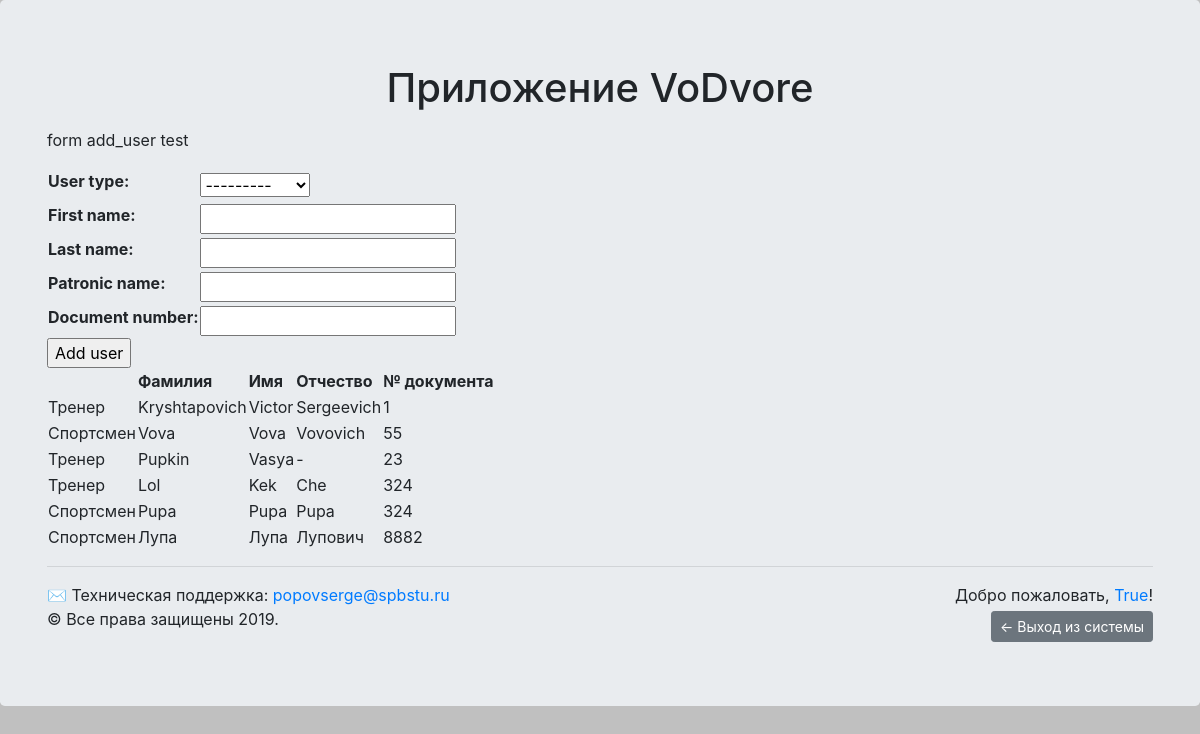
/tablelist/user (signed in), run on the app's committed database.
### mainApp/models.py (models this page shows)
class user_type(models.Model):
    USER_TYPES = (
        ('Tr', 'Тренер'),
        ('Sp', 'Спортсмен')
    )
    user_type = models.CharField(max_length=2, choices=USER_TYPES)
    def __str__(self):
        return self.get_user_type_display()

class user(models.Model):
    user_type = models.ForeignKey(user_type, null=True, on_delete=models.SET_NULL)
    login = models.CharField(max_length=255, unique=True)
    password = models.CharField(max_length=255)
    first_name = models.CharField(max_length=20)
    last_name = models.CharField(max_length=140)
    patronic_name = models.CharField(max_length=30, blank=True)
    document_number = models.IntegerField()

### tablelist/views.py (the view)
# urls.py: path('user', views.user, name='user'),
def user(request):
    user_list = models.user.objects.order_by('id')
    user_form = forms.UserForm()
    context={'user_list': user_list, 'user_form': user_form}
    return render(request, "tablelist/user.html", context)

### tablelist/forms.py
class UserForm(forms.ModelForm):
    class Meta:
        model = models.user
        fields = ['user_type', 'first_name', 'last_name', 'patronic_name', 'document_number']

### tablelist/templates/tablelist/user.html (shortened to what this page needs)
{% extends "mainApp/wrapper.html" %}
{% block content %}
 <p> form add_user test</p>
 <form action="user/add_user" method="post">
    <table>
        <tbody>
                {{ user_form }}
        </tbody>
    </table>
    <input type="submit" value="Add user">
</form>
<table>
    <tr>
        <th></th>
        <th>Фамилия</th>
        <th>Имя</th>
        <th>Отчество</th>
        <th>№ документа</th>
    </tr>
    {% for item in user_list %}
    <tr>
        <td>{{ item.user_type }}</td>
        <td>{{ item.last_name }}</td>
        <td>{{ item.first_name }}</td>
        <td>{{ item.patronic_name }}</td>
        <td>{{ item.document_number }}</td>
    </tr>
    {% endfor %}
</table>
{% endblock %}

### data on the page
user_type: user_type "---------"
user: user_type "Тренер", last_name "Kryshtapovich", first_name "Victor", patronic_name "Sergeevich", document_number "1"
user: user_type "Спортсмен", last_name "Vova", first_name "Vova", patronic_name "Vovovich", document_number "55"
user: user_type "Тренер", last_name "Pupkin", first_name "Vasya", patronic_name "-", document_number "23"
user: user_type "Тренер", last_name "Lol", first_name "Kek", patronic_name "Che", document_number "324"
user: user_type "Спортсмен", last_name "Pupa", first_name "Pupa", patronic_name "Pupa", document_number "324"
user: user_type "Спортсмен", last_name "Лупа", first_name "Лупа", patronic_name "Лупович", document_number "8882"

### other printed values
{{ request.session.Login | safe }} "True"
